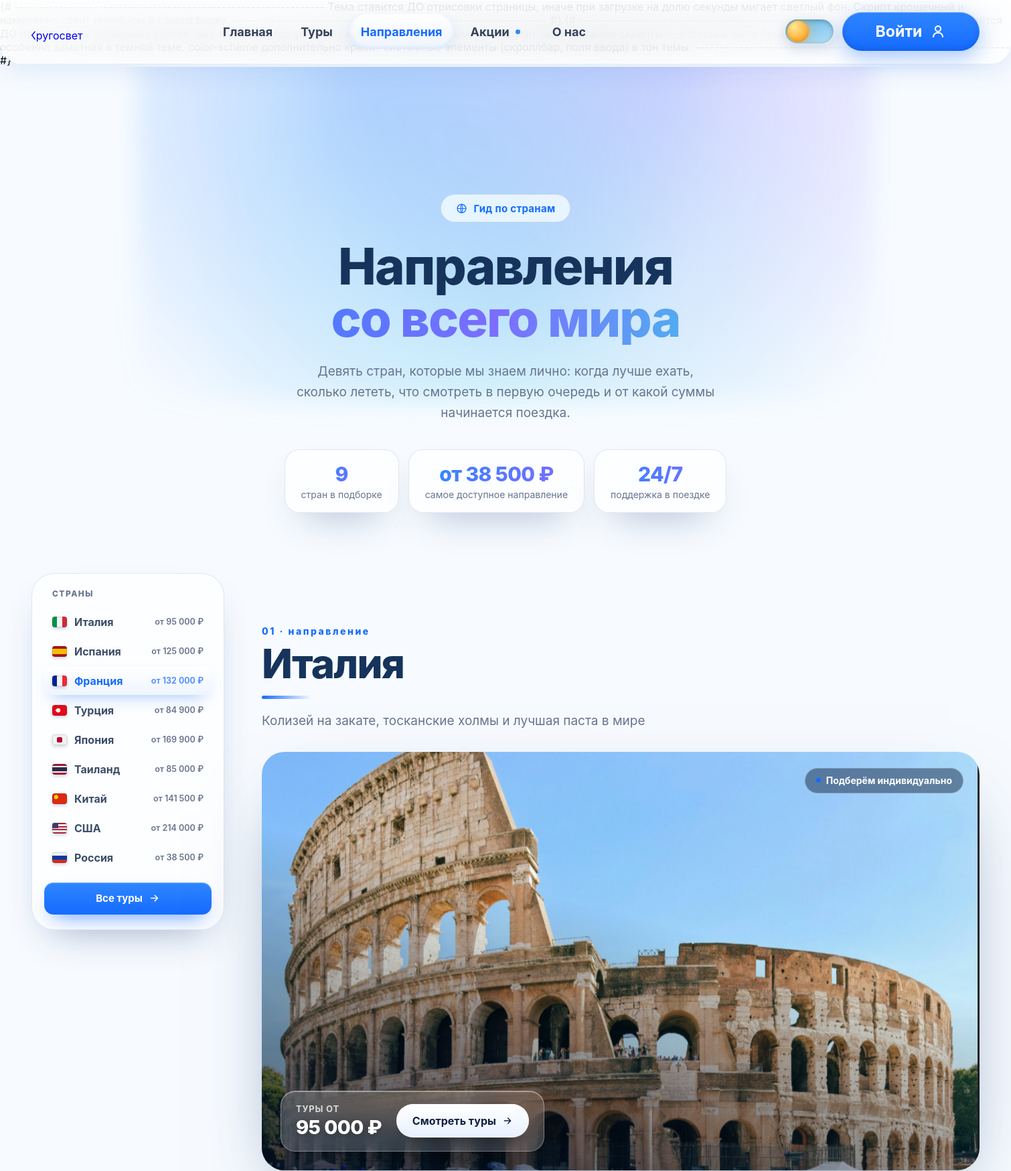
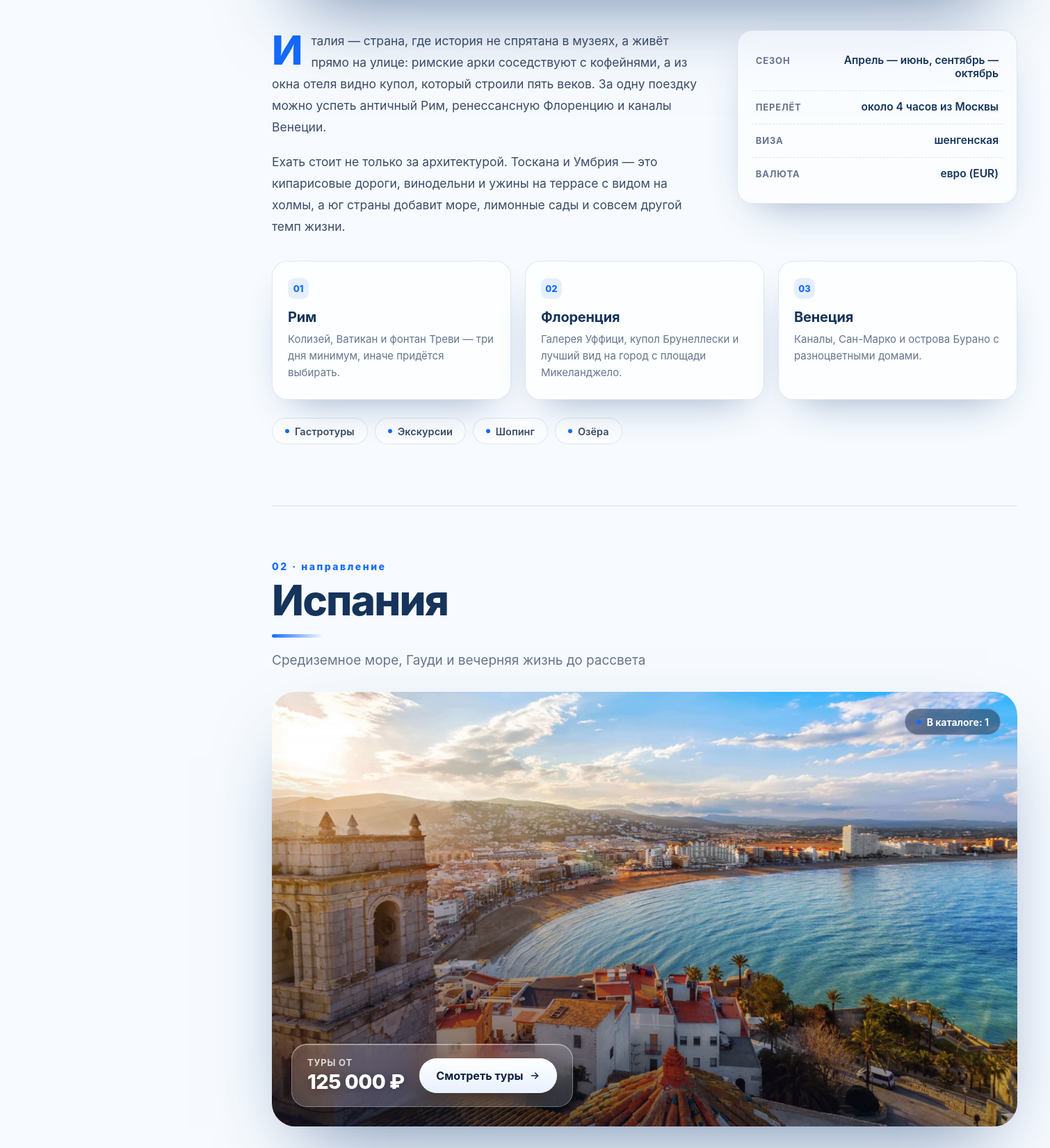
/destinations/ (upper part), run on the app's committed database (2 pictures, top to bottom).
### tours_main/models.py (models this page shows, shortened)
class Destination(models.Model):
    name = models.CharField(
        max_length=100,
        verbose_name="Название направления"
    )
    description = models.CharField(
        max_length=200,
        verbose_name="Описание"
    )
    image = models.ImageField(
        upload_to="destinations/",
        verbose_name="Фото"
    )
    slug = models.SlugField(
        unique=True,
        verbose_name="Ссылка"
    )
    price = models.PositiveIntegerField(
        verbose_name="Цена от"
    )
    is_featured = models.BooleanField(
        default=True,
        verbose_name="Рекомендовать в личном кабинете",
        help_text="Снимите галочку, если направление не должно попадать "
                  "в блок «Рекомендуемые направления»"
    )
    order = models.PositiveIntegerField(
        default=0,
        verbose_name="Порядок вывода"
    )
    class Meta:
        verbose_name = "Направление"
        verbose_name_plural = "Направления"
        ordering = ["order", "name"]

### tours_main/views.py (the view)
# urls.py: path('destinations/', views.destinations, name='destinations'),
def destinations(request):
    by_name = {}
    for dest in Destination.objects.all():
        by_name[(dest.name or '').strip().lower()] = dest
    tours_stat = {}
    for tour in Tour.objects.select_related('destination'):
        if not tour.destination_id:
            continue
        key = (tour.destination.name or '').strip().lower()
        row = tours_stat.setdefault(key, {'count': 0, 'min': None})
        row['count'] += 1
        if row['min'] is None or tour.price < row['min']:
            row['min'] = tour.price
    countries = []
    for number, item in enumerate(COUNTRY_GUIDE, start=1):
        key = item['name'].strip().lower()
        dest = by_name.get(key)
        stat = tours_stat.get(key, {'count': 0, 'min': None})
        price = stat['min']
        if price is None and dest is not None:
            price = dest.price
        if not price:
            price = item['price_from']
        countries.append({
            'slug': item['slug'],
            'name': item['name'],
            'tagline': item['tagline'],
            'decor': item['decor'],
            'accent': item['accent'],
            'number': f'{number:02d}',
            'price': spaced(price),
            'price_raw': price,
            'tours_count': stat['count'],
            'text': item['text'],
            'facts': [{'label': a, 'value': b} for a, b in item['facts']],
            'cities': [{'name': a, 'text': b} for a, b in item['cities']],
            'tags': item['tags'],
            'photo': image_url(dest) if dest else '',
            'art': f"tours_main/img/countries/{item['slug']}.svg",
            'db_description': dest.description if dest else '',
        })
    cheapest = min((c['price_raw'] for c in countries), default=0)
    return render(
        request,
        'tours_main/destinations_page.html',
        {
            'countries': countries,
            'countries_count': len(countries),
            'cheapest': spaced(cheapest),
        }
    )

### tours_main/models.py (called while the page is built)
def spaced(value):
    try:
        return f'{int(value):,}'.replace(',', ' ')
    except (TypeError, ValueError):
        return str(value or '0')

### tours_main/views.py (called while the page is built)
def image_url(obj):
    field = getattr(obj, 'image', None)
    try:
        return field.url if field else ''
    except (AttributeError, ValueError):
        return ''

### tours_main/templates/tours_main/destinations_page.html (shortened to what this page needs)
{% extends "tours_main/base.html" %}
{% load static %}
{% block extra_css %}
    <link rel="stylesheet" href="{% static 'tours_main/css/destinations_page.css' %}">
{% endblock %}
{% block content %}
<div class="dst">
    <section class="dst-hero">
        <div class="dst-hero__glow" aria-hidden="true"></div>
        <div class="dst-hero__inner">
            <span class="dst-eyebrow">
                <svg width="17" height="17" viewBox="0 0 24 24" fill="none" aria-hidden="true">
                    <circle cx="12" cy="12" r="9" stroke="currentColor" stroke-width="1.9"/>
                    <path d="M3 12h18M12 3c2.5 2.6 2.5 15 0 18M12 3c-2.5 2.6-2.5 15 0 18"
                          stroke="currentColor" stroke-width="1.7"/>
                </svg>
                Гид по странам
            </span>
            <h1>
                Направления
                <span>со всего мира</span>
            </h1>
            <p class="dst-hero__lead">
                Девять стран, которые мы знаем лично: когда лучше ехать,
                сколько лететь, что смотреть в первую очередь и от какой
                суммы начинается поездка.
            </p>
            <div class="dst-hero__stats">
                <div class="dst-stat">
                    <b>{{ countries_count }}</b>
                    <span>стран в подборке</span>
                </div>
                <div class="dst-stat">
                    <b>от {{ cheapest }} ₽</b>
                    <span>самое доступное направление</span>
                </div>
                <div class="dst-stat">
                    <b>24/7</b>
                    <span>поддержка в поездке</span>
                </div>
            </div>
        </div>
    </section>
    <div class="dst-layout">
        <aside class="dst-side">
            <span class="dst-side__title">Страны</span>
            <nav class="dst-nav" aria-label="Список стран">
                <i class="dst-nav__pill" aria-hidden="true"></i>
                {% for c in countries %}
                    <a href="#{{ c.slug }}"
                       class="dst-nav__item"
                       data-jump="{{ c.slug }}">
                        <i class="dst-flag dst-flag--{{ c.slug }}" aria-hidden="true"></i>
                        <span class="dst-nav__name">{{ c.name }}</span>
                        <span class="dst-nav__price">от {{ c.price }} ₽</span>
                    </a>
                {% endfor %}
            </nav>
            <a href="{% url 'tours' %}" class="dst-side__cta">
                Все туры
                <svg width="17" height="17" viewBox="0 0 24 24" fill="none" aria-hidden="true">
                    <path d="M5 12h13M13 6l6 6-6 6" stroke="currentColor"
                          stroke-width="2.2" stroke-linecap="round"
                          stroke-linejoin="round"/>
                </svg>
            </a>
        </aside>
        <main class="dst-main">
            {% for c in countries %}
            <article class="dst-country c-{{ c.slug }}" id="{{ c.slug }}">
                <header class="dst-country__head">
                    <div class="dst-decor"
                         data-decor="{{ c.decor }}"
                         aria-hidden="true"></div>
                    <span class="dst-country__index dst-reveal">
                        {{ c.number }} · направление
                    </span>
                    <h2 class="dst-reveal">{{ c.name }}</h2>
                    <p class="dst-country__tagline dst-reveal">
                        {{ c.tagline }}
                    </p>
                </header>
                <div class="dst-shot dst-reveal">
                    <div class="dst-shot__frame">
                        <img src="{% if c.photo %}{{ c.photo }}{% else %}{% static c.art %}{% endif %}"
                             alt="{{ c.name }}"
                             loading="lazy">
                    </div>
                    {% if c.tours_count %}
                        <span class="dst-shot__badge">
                            <i></i>
                            В каталоге: {{ c.tours_count }}
                        </span>
                    {% else %}
                        <span class="dst-shot__badge">
                            <i></i>
                            Подберём индивидуально
                        </span>
                    {% endif %}
                    <div class="dst-shot__panel">
                        <div class="dst-shot__price">
                            <span>Туры от</span>
                            <strong>{{ c.price }} ₽</strong>
                        </div>
                        <a href="{% url 'tours' %}?c={{ c.name|urlencode }}"
                           class="dst-shot__btn">
                            Смотреть туры
                            <svg width="16" height="16" viewBox="0 0 24 24" fill="none" aria-hidden="true">
                                <path d="M5 12h13M13 6l6 6-6 6" stroke="currentColor"
                                      stroke-width="2.2" stroke-linecap="round"
                                      stroke-linejoin="round"/>
                            </svg>
                        </a>
                    </div>
                </div>
                <div class="dst-body">
                    <div class="dst-text dst-reveal">
                        {% for paragraph in c.text %}
                            <p>{{ paragraph }}</p>
                        {% endfor %}
                    </div>
                    <ul class="dst-facts dst-reveal">
                        {% for fact in c.facts %}
                            <li>
                                <span class="dst-fact__label">{{ fact.label }}</span>
                                <span class="dst-fact__value">{{ fact.value }}</span>
                            </li>
                        {% endfor %}
                    </ul>
                </div>
                <div class="dst-cities">
                    {% for city in c.cities %}
                        <div class="dst-city dst-reveal">
                            <span class="dst-city__n">
                                0{{ forloop.counter }}
                            </span>
                            <h3>{{ city.name }}</h3>
                            <p>{{ city.text }}</p>
                        </div>
                    {% endfor %}
                </div>
                <div class="dst-tags dst-reveal">
                    {% for tag in c.tags %}
                        <span class="dst-tag">{{ tag }}</span>
                    {% endfor %}
                </div>
            </article>
            {% empty %}
            <p class="dst-country__tagline">
                Направления пока не заведены.
            </p>
            {% endfor %}
        </main>
    </div>
</div>
{% endblock %}

### tours_main/static/tours_main/css/header.css (style rules this page uses)
html, body { margin:0; padding:0; overflow-x:hidden; }
* { margin:0; padding:0; box-sizing:border-box; }
body { font-family: "Inter", sans-serif; background:#f7fbff; }

### tours_main/static/tours_main/css/tours_page.css (style rules this page uses)
:root { --t-blue: #2F74FF; --t-blue-soft: #5C97FF; --t-blue-deep: #1A55D8; --t-ink: #173A67; --t-ink-2: #445D7D; --t-muted: #7588A4; --t-line: #E6EEF9; --t-surface: #FFFFFF; --t-surface-2: #F4F8FD; --t-glass: rgba(255,255,255,.78); --t-glass-line: rgba(255,255,255,.85); --t-shadow: 0 22px 55px rgba(17,48,95,.10); --t-shadow-lg: 0 40px 90px rgba(17,48,95,.18); --t-radius: 30px; --t-ease: cubic-bezier(.22,1,.36,1); }

### tours_main/static/tours_main/css/theme.css (style rules this page uses)
:root, [data-theme="light"] { --bg: #f7fbff; --text: #16345B; --text-muted: #68748E; --accent: #156BFF; --sw-sky: linear-gradient(160deg,#63B8E8,#B6E0F7); --sw-border: rgba(255,255,255,.75); --sw-orb: radial-gradient(circle at 32% 28%,#FFE894,#FFB63F 58%,#F28C1C); --sw-glow: 0 0 16px rgba(255,168,46,.75), inset 0 -2px 5px rgba(180,90,0,.25); --sw-carve: transparent; --sw-on: 0; }

### tours_main/templates/tours_main/base.html (style rules this page uses)
html { background:#f7fbff; color-scheme:light; }

### data on the page
Destination: number "01", name "Италия", tagline "Колизей на закате, тосканские холмы и лучшая паста в мире", shows a picture, shows "Подберём индивидуально", price "95 000", text "Италия — страна, где история не спрятана в музеях, а живёт прямо на улице: римские арки соседствуют с кофейнями, а из окна отеля видно купол, который строили пять веков. За одну поездку можно успеть античный Рим, ренессансную Флоренцию и каналы Венеции." "Ехать стоит не только за архитектурой. Тоскана и Умбрия — это кипарисовые дороги, винодельни и ужины на террасе с видом на холмы, а юг страны добавит море, лимонные сады и совсем другой темп жизни.", label "СЕЗОН" "ПЕРЕЛЁТ" "ВИЗА" "ВАЛЮТА", value "Апрель — июнь, сентябрь — октябрь" "около 4 часов из Москвы" "шенгенская" "евро (EUR)", name "Рим" "Флоренция" "Венеция", text "Колизей, Ватикан и фонтан Треви — три дня минимум, иначе придётся выбирать." "Галерея Уффици, купол Брунеллески и лучший вид на город с площади Микеланджело." "Каналы, Сан-Марко и острова Бурано с разноцветными домами.", tags "Гастротуры" "Экскурсии" "Шопинг" "Озёра"
Destination: number "02", name "Испания", tagline "Средиземное море, Гауди и вечерняя жизнь до рассвета", shows a picture, tours_count "1", price "125 000"

### other printed values
{{ c.name }} "Италия" "Испания" "Франция" "Турция" "Япония" "Таиланд" "Китай" "США" "Россия"
{{ c.price }} "95 000" "125 000" "132 000" "84 900" "169 900" "85 000" "141 500" "214 000" "38 500"
